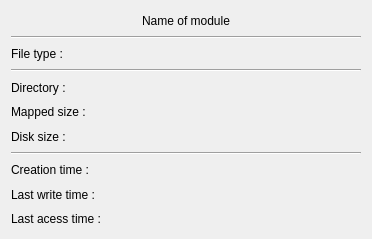
<?xml version="1.0" encoding="UTF-8"?>
<ui version="4.0">
 <class>ModuleGUI</class>
 <widget class="QDialog" name="ModuleGUI">
  <property name="geometry">
   <rect>
    <x>0</x>
    <y>0</y>
    <width>372</width>
    <height>239</height>
   </rect>
  </property>
  <property name="windowTitle">
   <string>Module</string>
  </property>
  <layout class="QVBoxLayout" name="verticalLayout">
   <item>
    <widget class="QLabel" name="Title">
     <property name="text">
      <string>Name of module</string>
     </property>
     <property name="alignment">
      <set>Qt::AlignCenter</set>
     </property>
    </widget>
   </item>
   <item>
    <widget class="Line" name="line_3">
     <property name="orientation">
      <enum>Qt::Horizontal</enum>
     </property>
    </widget>
   </item>
   <item>
    <widget class="QLabel" name="Filetype">
     <property name="text">
      <string>File type :</string>
     </property>
     <property name="alignment">
      <set>Qt::AlignLeading|Qt::AlignLeft|Qt::AlignVCenter</set>
     </property>
    </widget>
   </item>
   <item>
    <widget class="Line" name="line">
     <property name="orientation">
      <enum>Qt::Horizontal</enum>
     </property>
    </widget>
   </item>
   <item>
    <widget class="QLabel" name="Directory">
     <property name="text">
      <string>Directory :</string>
     </property>
    </widget>
   </item>
   <item>
    <widget class="QLabel" name="MSize">
     <property name="text">
      <string>Mapped size :</string>
     </property>
    </widget>
   </item>
   <item>
    <widget class="QLabel" name="DSize">
     <property name="text">
      <string>Disk size :</string>
     </property>
    </widget>
   </item>
   <item>
    <widget class="Line" name="line_2">
     <property name="orientation">
      <enum>Qt::Horizontal</enum>
     </property>
    </widget>
   </item>
   <item>
    <widget class="QLabel" name="CreationTime">
     <property name="text">
      <string>Creation time :</string>
     </property>
    </widget>
   </item>
   <item>
    <widget class="QLabel" name="LasteWriteTime">
     <property name="text">
      <string>Last write time :</string>
     </property>
    </widget>
   </item>
   <item>
    <widget class="QLabel" name="LastAcessTime">
     <property name="text">
      <string>Last acess time :</string>
     </property>
    </widget>
   </item>
  </layout>
 </widget>
 <resources/>
 <connections/>
</ui>
